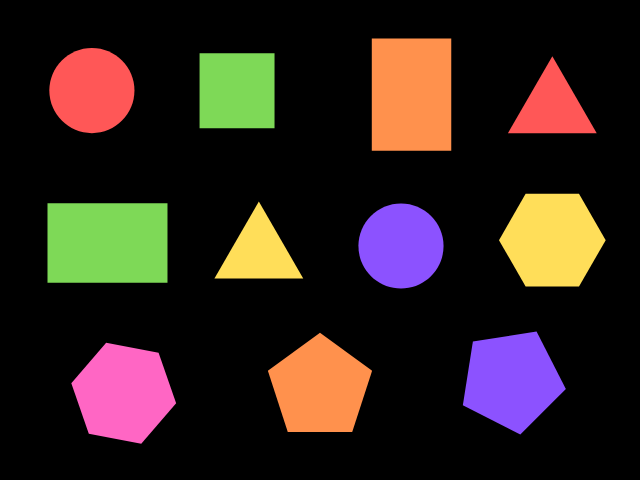
#> input picture figurasColores2.png, 640 x 480 px, given in place of the camera
$ python rectangle_colors.py
#> lines starting #> are read from the running program, lines starting #| are printed output that depends on the picture; after the words box and inside, x2 and y2 are one past the last pixel; in counts of white or black regions, pixels touching at a corner belong together
import cv2
import numpy as np
import os

def figColor(imagenHSV):
	color = 'Desconocido'  # Asignación por defecto
	# Rojo
	rojoBajo1 = np.array([0, 100, 20], np.uint8)
	rojoAlto1 = np.array([10, 255, 255], np.uint8)
	rojoBajo2 = np.array([175, 100, 20], np.uint8)
	rojoAlto2 = np.array([180, 255, 255], np.uint8)

	# Naranja
	naranjaBajo = np.array([11, 100, 20], np.uint8)
	naranjaAlto = np.array([19, 255, 255], np.uint8)

	#Amarillo
	amarilloBajo = np.array([20, 100, 20], np.uint8)
	amarilloAlto = np.array([32, 255, 255], np.uint8)

	#Verde
	verdeBajo = np.array([36, 100, 20], np.uint8)
	verdeAlto = np.array([70, 255, 255], np.uint8)

	#Violeta
	violetaBajo = np.array([130, 100, 20], np.uint8)
	violetaAlto = np.array([145, 255, 255], np.uint8)

	#Rosa
	rosaBajo = np.array([146, 100, 20], np.uint8)
	rosaAlto = np.array([170, 255, 255], np.uint8)

	# Se buscan los colores en la imagen, segun los límites altos
	# y bajos dados
	maskRojo1 = cv2.inRange(imagenHSV, rojoBajo1, rojoAlto1)
	maskRojo2 = cv2.inRange(imagenHSV, rojoBajo2, rojoAlto2)
	maskRojo = cv2.add(maskRojo1, maskRojo2)
	maskNaranja = cv2.inRange(imagenHSV, naranjaBajo, naranjaAlto)
	maskAmarillo = cv2.inRange(imagenHSV, amarilloBajo, amarilloAlto)
	maskVerde = cv2.inRange(imagenHSV, verdeBajo, verdeAlto)
	maskVioleta = cv2.inRange(imagenHSV, violetaBajo, violetaAlto)
	maskRosa = cv2.inRange(imagenHSV, rosaBajo, rosaAlto)

	cntsRojo = cv2.findContours(maskRojo, cv2.RETR_EXTERNAL, cv2.CHAIN_APPROX_SIMPLE)[0] #Reemplaza por 1, si tienes OpenCV3
	cntsNaranja = cv2.findContours(maskNaranja, cv2.RETR_EXTERNAL, cv2.CHAIN_APPROX_SIMPLE)[0] #Reemplaza por 1, si tienes OpenCV3
	cntsAmarillo = cv2.findContours(maskAmarillo, cv2.RETR_EXTERNAL, cv2.CHAIN_APPROX_SIMPLE)[0] #Reemplaza por 1, si tienes OpenCV3
	cntsVerde = cv2.findContours(maskVerde, cv2.RETR_EXTERNAL, cv2.CHAIN_APPROX_SIMPLE)[0] #Reemplaza por 1, si tienes OpenCV3
	cntsVioleta = cv2.findContours(maskVioleta, cv2.RETR_EXTERNAL, cv2.CHAIN_APPROX_SIMPLE)[0] #Reemplaza por 1, si tienes OpenCV3
	cntsRosa = cv2.findContours(maskRosa, cv2.RETR_EXTERNAL, cv2.CHAIN_APPROX_SIMPLE)[0] #Reemplaza por 1, si tienes OpenCV3

	if len(cntsRojo)>0: color = 'Rojo'
	elif len(cntsNaranja)>0: color = 'Naranja'
	elif len(cntsAmarillo)>0: color = 'Amarillo'
	elif len(cntsVerde)>0: color = 'Verde'
	elif len(cntsVioleta)>0: color = 'Violeta'
	elif len(cntsRosa)>0: color = 'Rosa'

	return color

def figName(contorno, width, height):
    epsilon = 0.01 * cv2.arcLength(contorno, True)
    approx = cv2.approxPolyDP(contorno, epsilon, True)

    if len(approx) == 4:
        aspect_ratio = float(width) / height
        if aspect_ratio == 1:
            namefig = 'Cuadrado'
        else:
            namefig = 'Rectangulo'
    else:
        namefig = None  # Si no es un rectángulo, asigna None a namefig

    return namefig

# Inicializa la captura de video desde la cámara
cap = cv2.VideoCapture(0)  # El argumento '0' indica la cámara predeterminada, puedes cambiarlo si tienes varias cámaras conectadas

while True:
    ret, frame = cap.read()
#> frame is the input picture: shape (480, 640, 3); mean B, G, R 29.4, 34.6, 48.1
    if not ret:
        break

    blurred = cv2.GaussianBlur(frame, (5, 5), 0)  # Aplica un filtro Gaussiano para suavizar
    gray = cv2.cvtColor(blurred, cv2.COLOR_BGR2GRAY)  # Convierte a escala de grises
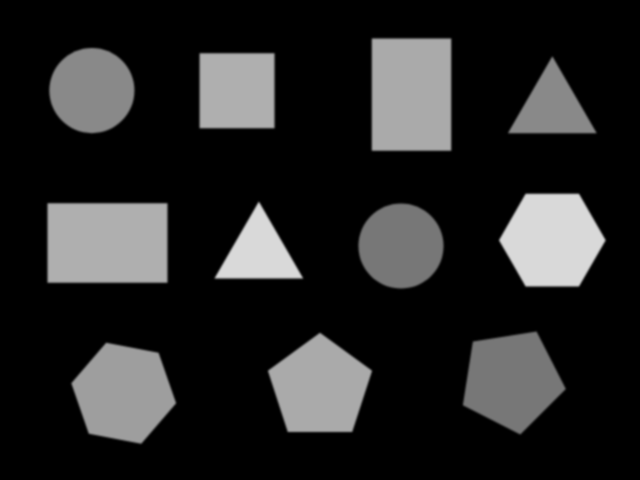
#> gray: shape (480, 640); min 0, max 217, mean 38
    canny = cv2.Canny(gray, 30, 150)  # Detecta bordes con Canny
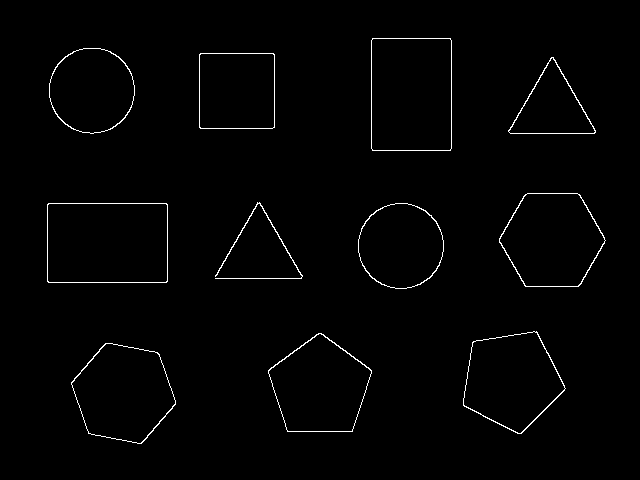
#> canny: shape (480, 640); 1.3% white in thin lines or dots, all inside (x1, y1, x2, y2) = (47, 38, 606, 444)

    # Aplica operaciones morfológicas para reducir el ruido en los contornos
    canny = cv2.dilate(canny, None, iterations=1)
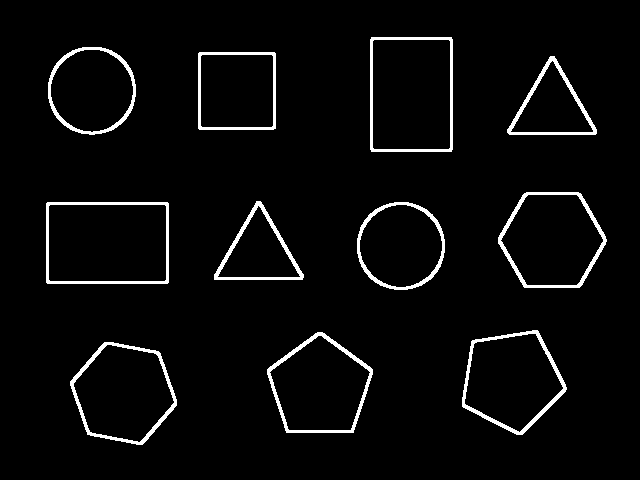
#> canny: shape (480, 640); 3.9% white; 11 white regions, largest, box (x1, y1, x2, y2) and area: (462, 330, 567, 435) 1201, (46, 202, 169, 284) 1194, (498, 192, 607, 288) 1187
    canny = cv2.erode(canny, None, iterations=1)

    cnts, _ = cv2.findContours(canny, cv2.RETR_EXTERNAL, cv2.CHAIN_APPROX_SIMPLE)
#> cnts = 11 contours; largest, box (x1, y1, x2, y2) and area: (47, 203, 168, 283) 9478, (371, 38, 452, 151) 8954, (499, 193, 606, 287) 7482, (71, 343, 176, 444) 7443, (463, 331, 566, 434) 7182
    imageHSV = cv2.cvtColor(frame, cv2.COLOR_BGR2HSV)
#> imageHSV: shape (480, 640, 3); mean H, S, V 13.6, 39.6, 57.4

    for c in cnts:
        x, y, w, h = cv2.boundingRect(c)
        imAux = np.zeros(frame.shape[:2], dtype="uint8")
        imAux = cv2.drawContours(imAux, [c], -1, 255, -1)
        maskHSV = cv2.bitwise_and(imageHSV, imageHSV, mask=imAux)
        name = figName(c, w, h)
        if name is not None:  # Verifica si name no es None
            color = figColor(maskHSV)
            nameColor = name + ' ' + color
            cv2.putText(frame, nameColor, (x, y - 5), 1, 0.8, (0, 255, 0), 1)
            cv2.imshow('frame', frame)
#> this loop made 11 passes
#> (x, y, w, h, epsilon in figName, approx in figName, aspect_ratio in figName, namefig in figName) on passes 5, 9, 11: (47, 203, 121, 80, 3.96, [[47, 204], [48, 282], [167, 281], [166, 203]], 1.51, 'Rectangulo'), (199, 53, 76, 76, 2.98, [[199, 54], [200, 128], [274, 127], [273, 53]], 1, 'Cuadrado'), (371, 38, 81, 113, 3.82, [[372, 38], [372, 150], [450, 150], [450, 38]], 0.717, 'Rectangulo')
#> (x, y, w, h, epsilon in figName) on passes 1, 2, 3, 4, 7, 10: (71, 343, 105, 101, 3.37), (268, 333, 104, 99, 3.36), (463, 331, 103, 103, 3.37), (358, 203, 86, 86, 2.84), (499, 193, 107, 94, 3.35), (49, 48, 86, 86, 2.83)
#> pass 1, `imAux = cv2.drawContours(imAux, [c], -1, 255, -1)`:
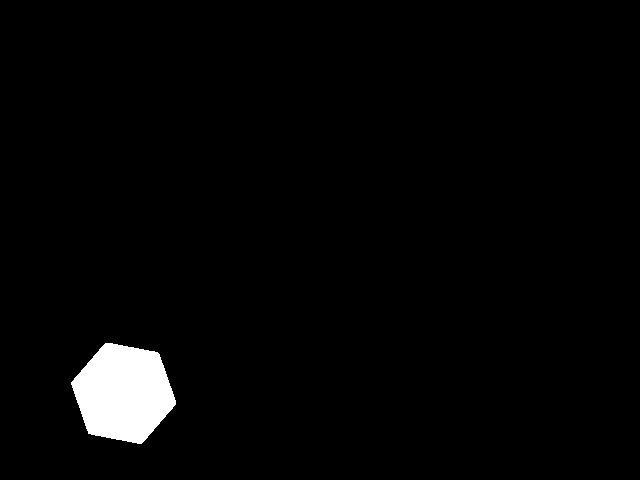
#> imAux: shape (480, 640); 2.5% white; 1 white region, box (x1, y1, x2, y2) and area: (71, 343, 176, 444) 7587
#> pass 2, `imAux = cv2.drawContours(imAux, [c], -1, 255, -1)`:
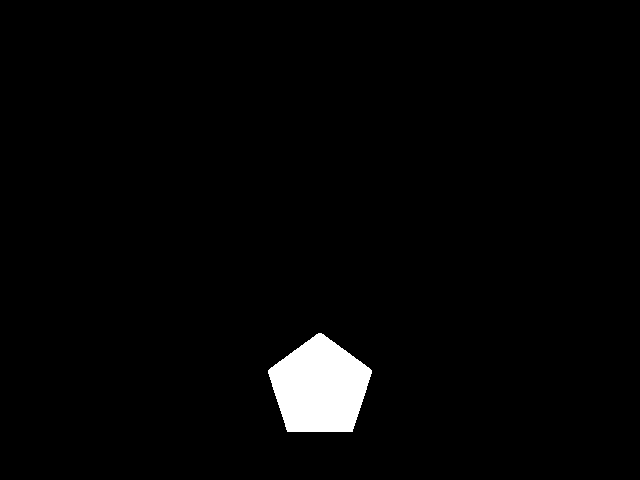
#> imAux: shape (480, 640); 2.4% white; 1 white region, box (x1, y1, x2, y2) and area: (268, 333, 372, 432) 7289
#> after the loop:
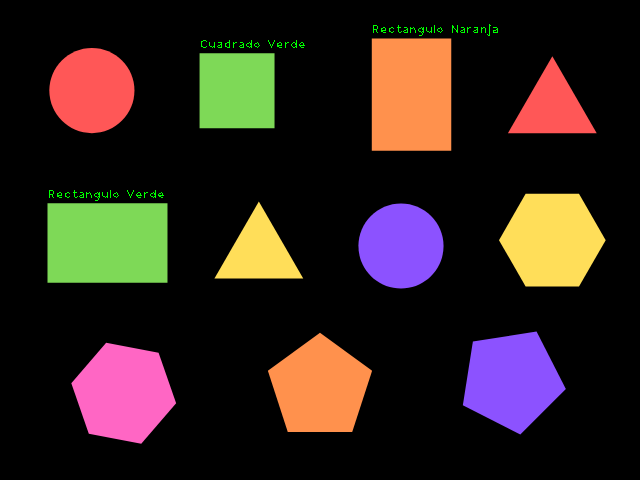
#> frame: shape (480, 640, 3); 0.22% of pixels changed, all inside (x1, y1, x2, y2) = (49, 24, 498, 201)
#> after the loop:
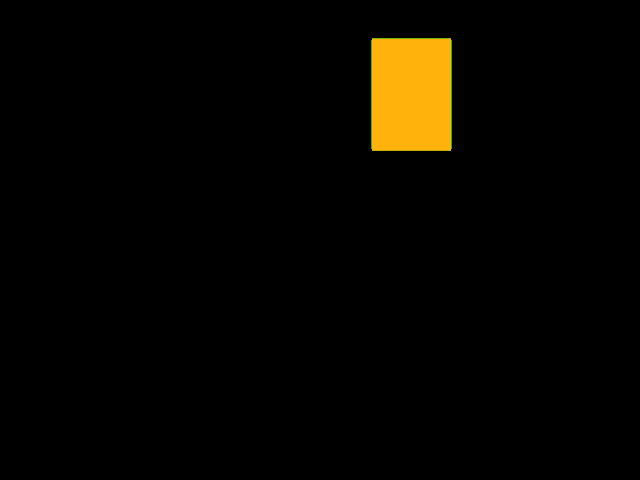
#> maskHSV: shape (480, 640, 3); mean B, G, R 0.3, 5.3, 7.4

    if cv2.waitKey(1) & 0xFF == ord('q'):
#> (key q is pressed here)
        break

cap.release()
cv2.destroyAllWindows()
